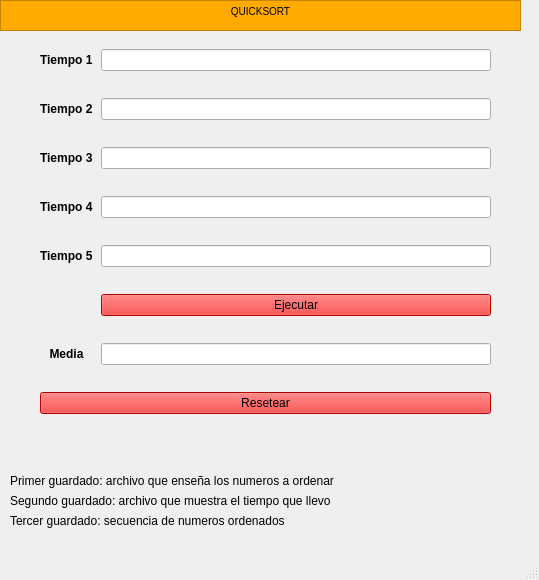
<?xml version="1.0" encoding="UTF-8"?>
<ui version="4.0">
 <class>Quicksort</class>
 <widget class="QMainWindow" name="Quicksort">
  <property name="geometry">
   <rect>
    <x>0</x>
    <y>0</y>
    <width>539</width>
    <height>580</height>
   </rect>
  </property>
  <property name="windowTitle">
   <string>MainWindow</string>
  </property>
  <widget class="QWidget" name="centralwidget">
   <widget class="QTextBrowser" name="textBrowser">
    <property name="geometry">
     <rect>
      <x>0</x>
      <y>0</y>
      <width>521</width>
      <height>31</height>
     </rect>
    </property>
    <property name="styleSheet">
     <string notr="true">background-color: rgb(255, 170, 0)</string>
    </property>
    <property name="html">
     <string>&lt;!DOCTYPE HTML PUBLIC &quot;-//W3C//DTD HTML 4.0//EN&quot; &quot;http://www.w3.org/TR/REC-html40/strict.dtd&quot;&gt;
&lt;html&gt;&lt;head&gt;&lt;meta name=&quot;qrichtext&quot; content=&quot;1&quot; /&gt;&lt;style type=&quot;text/css&quot;&gt;
p, li { white-space: pre-wrap; }
&lt;/style&gt;&lt;/head&gt;&lt;body style=&quot; font-family:'MS Shell Dlg 2'; font-size:7.8pt; font-weight:400; font-style:normal;&quot;&gt;
&lt;p align=&quot;center&quot; style=&quot; margin-top:0px; margin-bottom:0px; margin-left:0px; margin-right:0px; -qt-block-indent:0; text-indent:0px;&quot;&gt;QUICKSORT&lt;/p&gt;&lt;/body&gt;&lt;/html&gt;</string>
    </property>
   </widget>
   <widget class="QWidget" name="gridLayoutWidget_2">
    <property name="geometry">
     <rect>
      <x>40</x>
      <y>30</y>
      <width>451</width>
      <height>411</height>
     </rect>
    </property>
    <layout class="QGridLayout" name="gridLayout_3">
     <property name="spacing">
      <number>8</number>
     </property>
     <item row="3" column="0">
      <widget class="QLabel" name="label_5">
       <property name="font">
        <font>
         <family>Arial</family>
         <weight>75</weight>
         <bold>true</bold>
        </font>
       </property>
       <property name="text">
        <string>Tiempo 3</string>
       </property>
      </widget>
     </item>
     <item row="5" column="0">
      <widget class="QLabel" name="label_4">
       <property name="font">
        <font>
         <family>Arial</family>
         <weight>75</weight>
         <bold>true</bold>
        </font>
       </property>
       <property name="text">
        <string>Tiempo 5</string>
       </property>
      </widget>
     </item>
     <item row="1" column="0">
      <widget class="QLabel" name="label_2">
       <property name="font">
        <font>
         <family>Arial</family>
         <weight>75</weight>
         <bold>true</bold>
        </font>
       </property>
       <property name="text">
        <string>Tiempo 2</string>
       </property>
      </widget>
     </item>
     <item row="4" column="0">
      <widget class="QLabel" name="label_3">
       <property name="font">
        <font>
         <family>Arial</family>
         <weight>75</weight>
         <bold>true</bold>
        </font>
       </property>
       <property name="text">
        <string>Tiempo 4</string>
       </property>
      </widget>
     </item>
     <item row="0" column="0">
      <widget class="QLabel" name="label">
       <property name="font">
        <font>
         <family>Arial</family>
         <weight>75</weight>
         <bold>true</bold>
        </font>
       </property>
       <property name="text">
        <string>Tiempo 1</string>
       </property>
      </widget>
     </item>
     <item row="1" column="1">
      <widget class="QLineEdit" name="lineEdit_2">
       <property name="readOnly">
        <bool>true</bool>
       </property>
      </widget>
     </item>
     <item row="3" column="1">
      <widget class="QLineEdit" name="lineEdit_3">
       <property name="readOnly">
        <bool>true</bool>
       </property>
      </widget>
     </item>
     <item row="4" column="1">
      <widget class="QLineEdit" name="lineEdit_4">
       <property name="readOnly">
        <bool>true</bool>
       </property>
      </widget>
     </item>
     <item row="5" column="1">
      <widget class="QLineEdit" name="lineEdit_5">
       <property name="enabled">
        <bool>true</bool>
       </property>
       <property name="readOnly">
        <bool>true</bool>
       </property>
      </widget>
     </item>
     <item row="0" column="1">
      <widget class="QLineEdit" name="lineEdit">
       <property name="readOnly">
        <bool>true</bool>
       </property>
      </widget>
     </item>
     <item row="6" column="1">
      <widget class="QPushButton" name="ejecutar">
       <property name="styleSheet">
        <string notr="true">background-color: rgb(255,0,0)</string>
       </property>
       <property name="text">
        <string>Ejecutar</string>
       </property>
      </widget>
     </item>
     <item row="7" column="0">
      <widget class="QLabel" name="label_6">
       <property name="text">
        <string>&lt;html&gt;&lt;head/&gt;&lt;body&gt;&lt;p align=&quot;center&quot;&gt;&lt;span style=&quot; font-weight:600;&quot;&gt;Media&lt;/span&gt;&lt;/p&gt;&lt;/body&gt;&lt;/html&gt;</string>
       </property>
      </widget>
     </item>
     <item row="7" column="1">
      <widget class="QLineEdit" name="lineEdit_6">
       <property name="readOnly">
        <bool>true</bool>
       </property>
      </widget>
     </item>
     <item row="8" column="0" colspan="2">
      <widget class="QPushButton" name="resetear">
       <property name="styleSheet">
        <string notr="true">background-color: rgb(255,0,0)</string>
       </property>
       <property name="text">
        <string>Resetear</string>
       </property>
      </widget>
     </item>
    </layout>
   </widget>
   <widget class="QLabel" name="label_7">
    <property name="geometry">
     <rect>
      <x>10</x>
      <y>450</y>
      <width>441</width>
      <height>61</height>
     </rect>
    </property>
    <property name="text">
     <string>Primer guardado: archivo que enseña los numeros a ordenar</string>
    </property>
   </widget>
   <widget class="QLabel" name="label_8">
    <property name="geometry">
     <rect>
      <x>10</x>
      <y>470</y>
      <width>351</width>
      <height>61</height>
     </rect>
    </property>
    <property name="text">
     <string>Segundo guardado: archivo que muestra el tiempo que llevo</string>
    </property>
   </widget>
   <widget class="QLabel" name="label_9">
    <property name="geometry">
     <rect>
      <x>10</x>
      <y>500</y>
      <width>361</width>
      <height>41</height>
     </rect>
    </property>
    <property name="text">
     <string>Tercer guardado: secuencia de numeros ordenados</string>
    </property>
   </widget>
  </widget>
  <widget class="QStatusBar" name="statusbar"/>
 </widget>
 <resources/>
 <connections/>
</ui>
